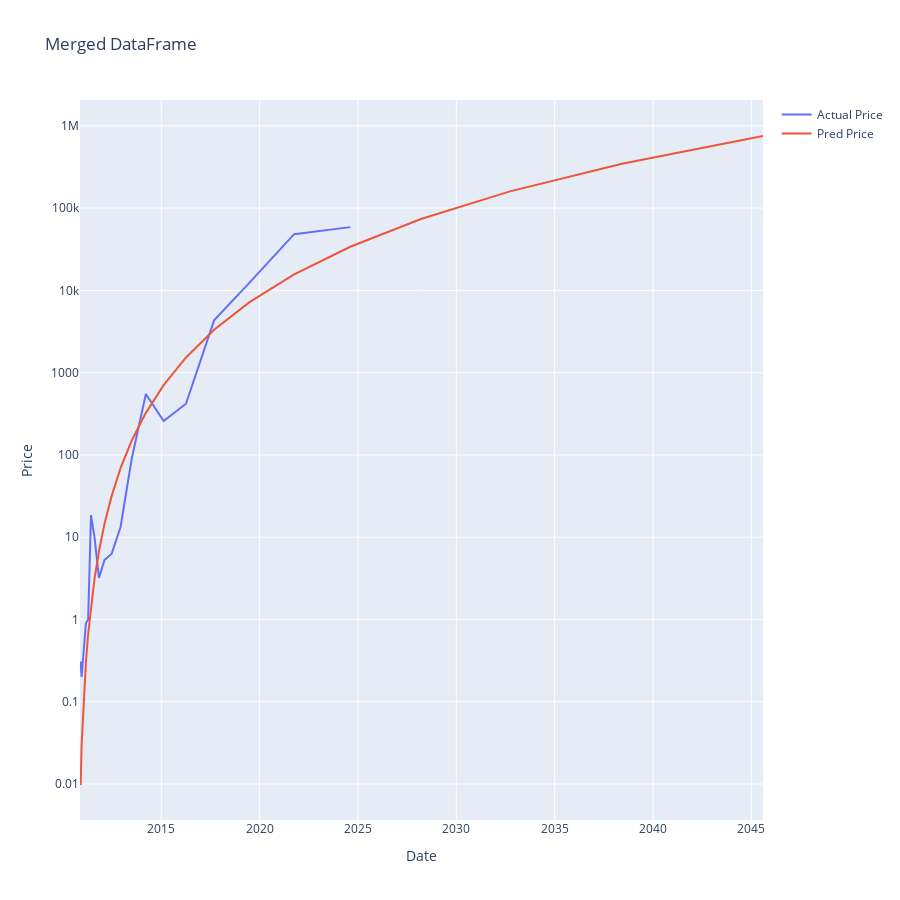

The code cell stored with this chart in its notebook:
### Code cell
import plotly.graph_objects as go

# Create the plot
fig = go.Figure()

# Add the price_x data
fig.add_trace(go.Scatter(
    x=merged_pred_df['pred_date'],
    y=merged_pred_df['price_x'],
    mode='lines',
    name='Actual Price'
))

# Add the price_y data
fig.add_trace(go.Scatter(
    x=merged_pred_df['pred_date'],
    y=merged_pred_df['price'],
    mode='lines',
    name='Pred Price'
))

# Set the x-axis label
fig.update_xaxes(title_text='Date')

# Set the y-axis label
fig.update_yaxes(title_text='Price')

# Set the title of the plot
fig.update_layout(title='Merged DataFrame')
# Set the y-axis scale to log
fig.update_yaxes(type='log')
# Show the plot

fig.update_layout(
    width=900,  # Set the width of the plot
    height=900  # Set the height of the plot
)



fig.show()

### Figure 1 — Plotly figure (JSON) as saved in the notebook; plotly's stock layout.template omitted (floating-point values rounded to 4 significant figures)
{"data": [{"mode": "lines", "name": "Actual Price", "type": "scatter", "x": ["2010-11-14T00:00:00", "2010-11-27T00:00:00", "2010-12-14T00:00:00", "2011-01-04T00:00:00", "2011-01-30T00:00:00", "2011-03-04T00:00:00", "2011-04-14T00:00:00", "2011-06-06T00:00:00", "2011-08-10T00:00:00", "2011-11-01T00:00:00", "2012-02-13T00:00:00", "2012-06-24T00:00:00", "2012-12-06T00:00:00", "2013-07-02T00:00:00", "2014-03-21T00:00:00", "2015-02-14T00:00:00", "2016-04-04T00:00:00", "2017-09-08T00:00:00", "2019-06-28T00:00:00", "2021-10-03T00:00:00", "2024-08-11T00:00:00", "2028-03-15T00:00:00", "2032-09-22T00:00:00", "2038-06-04T00:00:00", "2045-08-04T00:00:00"], "y": [0.3, 0.3, 0.2, 0.3, 0.5, 0.9, 1, 18.5, 10, 3.2, 5.3, 6.3, 13.3, 90.4, 549.6, 258.6, 419.3, 4326.0, 12410.0, 48200.0, 58720.0, null, null, null, null]}, {"mode": "lines", "name": "Pred Price", "type": "scatter", "x": ["2010-11-14T00:00:00", "2010-11-27T00:00:00", "2010-12-14T00:00:00", "2011-01-04T00:00:00", "2011-01-30T00:00:00", "2011-03-04T00:00:00", "2011-04-14T00:00:00", "2011-06-06T00:00:00", "2011-08-10T00:00:00", "2011-11-01T00:00:00", "2012-02-13T00:00:00", "2012-06-24T00:00:00", "2012-12-06T00:00:00", "2013-07-02T00:00:00", "2014-03-21T00:00:00", "2015-02-14T00:00:00", "2016-04-04T00:00:00", "2017-09-08T00:00:00", "2019-06-28T00:00:00", "2021-10-03T00:00:00", "2024-08-11T00:00:00", "2028-03-15T00:00:00", "2032-09-22T00:00:00", "2038-06-04T00:00:00", "2045-08-04T00:00:00"], "y": ["$0.01", "$0.01", "$0.03", "$0.06", "$0.14", "$0.30", "$0.66", "$1.43", "$3.11", "$6.75", "$14.64", "$31.77", "$68.94", "$149.62", "$324.70", "$704.64", "$1,529.20", "$3,318.61", "$7,201.95", "$15,629.44", "$33,918.50", "$73,608.85", "$159,743.59", "$346,670.44", "$752,333.14"]}], "layout": {"height": 900, "title": {"text": "Merged DataFrame"}, "width": 900, "xaxis": {"title": {"text": "Date"}}, "yaxis": {"title": {"text": "Price"}, "type": "log"}}}
